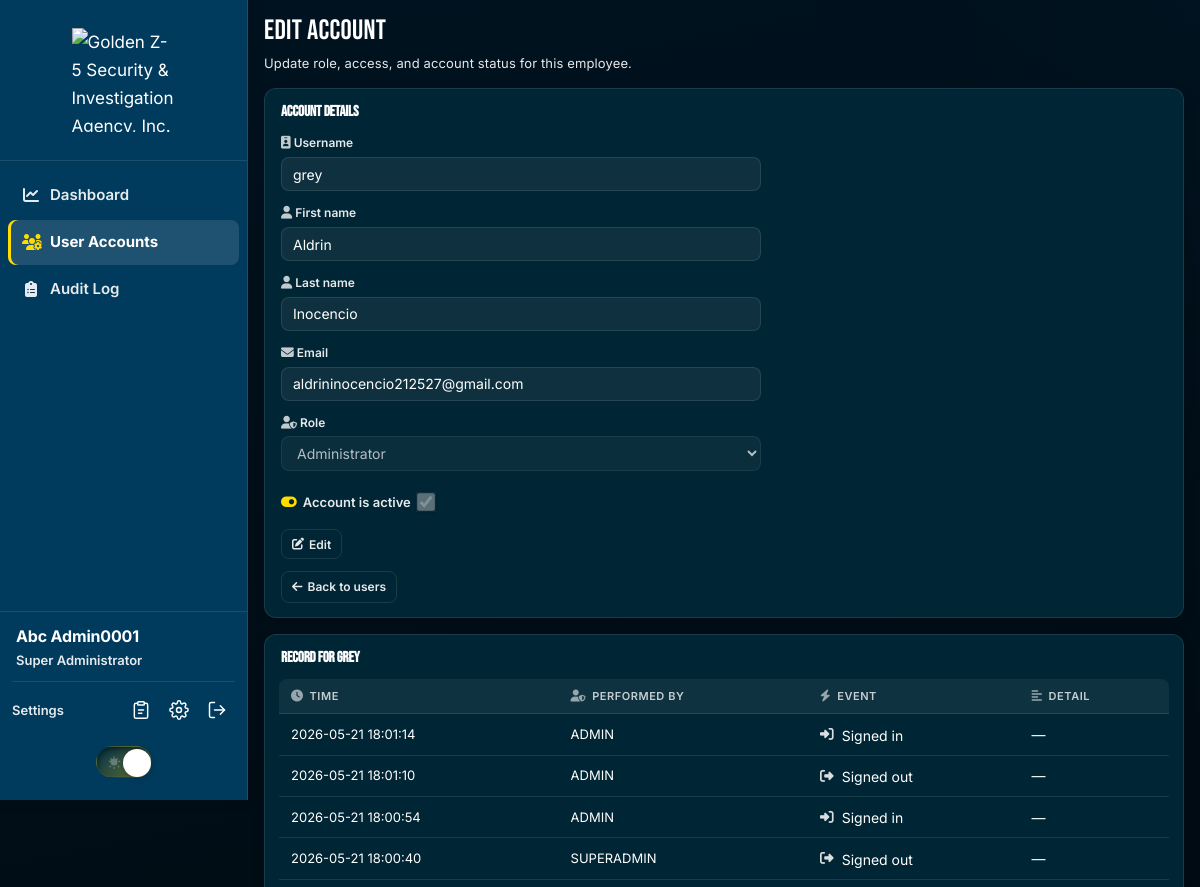
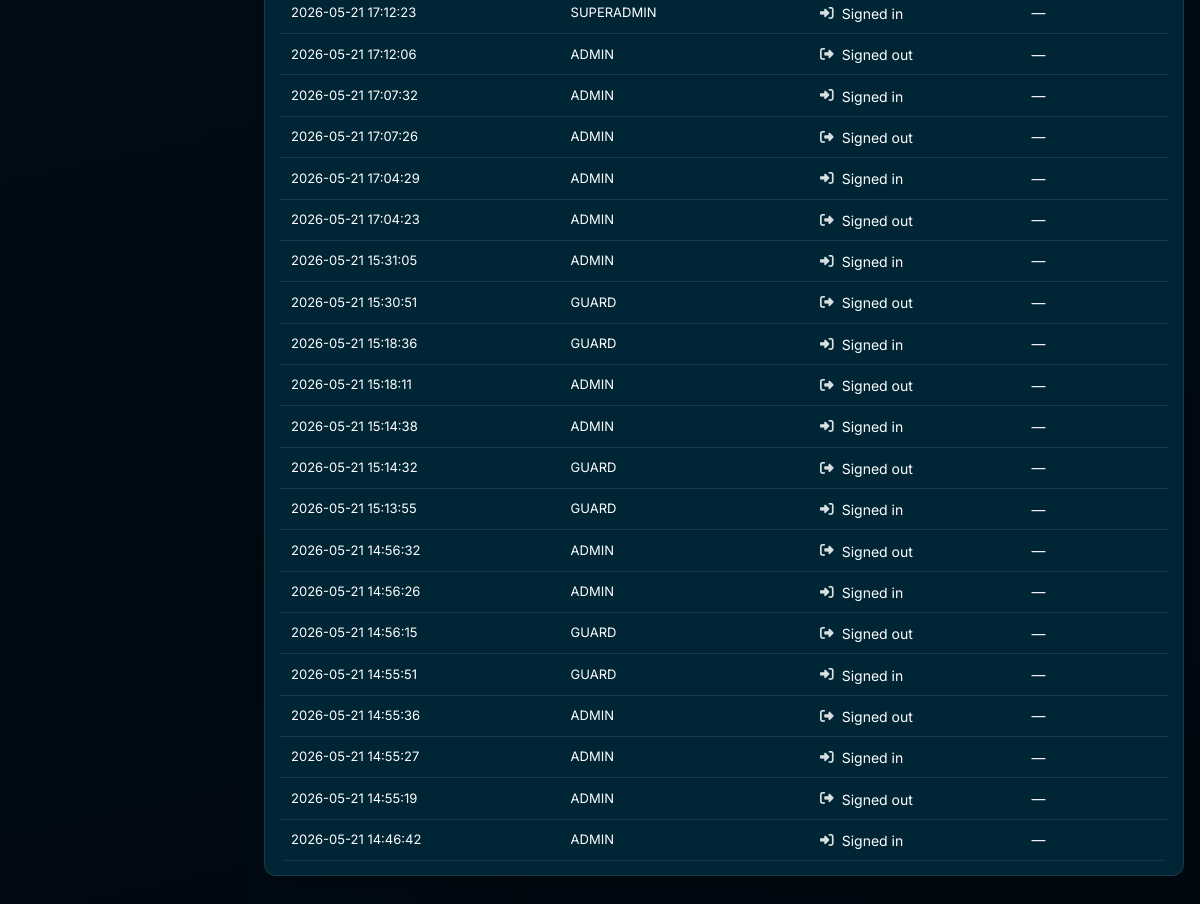
Screenshot of /superadmin/create-user.php?edit=grey (signed in) with the database file from the repository (2 pictures, top to bottom).
### tables this page shows
CREATE TABLE `users` (
  `Company_ID` varchar(13) NOT NULL,
  `Email` varchar(255) NOT NULL,
  `First_Name` varchar(64) DEFAULT NULL,
  `Last_Name` varchar(64) DEFAULT NULL,
  `password_hash` varchar(255) NOT NULL,
  `role_id` tinyint(3) UNSIGNED DEFAULT NULL,
  `role` tinyint(3) UNSIGNED NOT NULL DEFAULT 0 COMMENT '0=headguard,1=admin,2=superadmin',
  `is_active` tinyint(1) NOT NULL DEFAULT 1,
  `failed_login_attempts` tinyint(3) UNSIGNED NOT NULL DEFAULT 0,
  `locked_until` datetime DEFAULT NULL,
  `last_login_at` datetime DEFAULT NULL,
  `password_changed_at` datetime DEFAULT NULL,
  `created_at` timestamp NOT NULL DEFAULT current_timestamp(),
  `updated_at` timestamp NULL DEFAULT current_timestamp() ON UPDATE current_timestamp()
);

CREATE TABLE `recording` (
  `id` int(10) UNSIGNED NOT NULL,
  `Company_ID` varchar(13) DEFAULT NULL,
  `actor_company_id` varchar(13) DEFAULT NULL,
  `Designation` varchar(64) DEFAULT NULL,
  `Event` varchar(20) NOT NULL COMMENT 'LOGIN|LOGOUT',
  `event_detail` varchar(255) DEFAULT NULL,
  `Time_Of_Event` datetime NOT NULL
);

### superadmin/create-user.php (the view, shortened to what the rows shown need)
<?php
require_once __DIR__ . '/../config/app.php';
require_once __DIR__ . '/../includes/superadmin_accountability.php';
require_once __DIR__ . '/../includes/superadmin_user_form.php';
$editId = trim((string) ($_GET['edit'] ?? ''));
$isEdit = $editId !== '' && auth_username_valid($editId);
$form = superadmin_default_form($editId);
$accountTrail = [];
$editingSelf = $isEdit && $editId === (string) ($_SESSION['company_id'] ?? '');
if ($isEdit && ($_SERVER['REQUEST_METHOD'] ?? '') !== 'POST') {
    $roleCol = auth_users_role_column($conn);
    $nameCols = auth_users_has_profile_names($conn) ? ', First_Name, Last_Name' : '';
    $row = db_fetch_one(
        $conn,
        "SELECT Company_ID, Email{$nameCols}, {$roleCol} AS role, is_active FROM users WHERE Company_ID = ? LIMIT 1",
        's',
        [$editId]
    );
    $form['first_name'] = (string) ($row['First_Name'] ?? '');
    $form['last_name'] = (string) ($row['Last_Name'] ?? '');
    $form['email'] = (string) ($row['Email'] ?? '');
    $form['role'] = (string) auth_normalize_role($row['role'] ?? AUTH_ROLE_ADMIN);
    $form['is_active'] = (string) ((int) ($row['is_active'] ?? 1));
    $accountTrail = superadmin_account_audit_trail($conn, $editId);
}
?>
<!DOCTYPE html>
<html lang="en">
<head>
</head>
<body class="light-mode superadmin-portal">
<?php require __DIR__ . '/../includes/superadmin_sidebar.php'; ?>
    <main class="app-main">
        <header class="page-header">
            <h1 class="page-title">Edit account</h1>
        </header>
        <section class="card-panel">
            <h2 class="panel-title">Account details</h2>
            <form method="POST" class="form-grid" autocomplete="off"
                  data-sa-edit-account-form
                  data-orig-company="<?= e($form['company_id']) ?>"
                  data-orig-first="<?= e($form['first_name'] ?? '') ?>"
                  data-orig-last="<?= e($form['last_name'] ?? '') ?>"
                  data-orig-email="<?= e($form['email']) ?>"
                  data-orig-role="<?= e($form['role']) ?>"
                  data-orig-active="<?= $form['is_active'] === '1' ? '1' : '0' ?>"
                  data-editing-self="<?= $editingSelf ? '1' : '0' ?>">
                <div class="form-field">
                    <label for="company_id" class="label-with-icon"><i class="fa-solid fa-id-badge" aria-hidden="true"></i> Username</label>
                    <input type="text" id="company_id" name="company_id" required
                           data-sa-edit-field="company"
                           pattern="[A-Za-z0-9]{1,20}"
                           maxlength="20"
                           value="<?= e($form['company_id']) ?>"
                           readonly
                           placeholder="Username"<?= $editingSelf ? ' title="Your username cannot be changed"' : '' ?>>
                </div>
                <?php if (auth_users_has_profile_names($conn)): ?>
                <div class="form-field">
                    <label for="first_name" class="label-with-icon"><i class="fa-solid fa-user" aria-hidden="true"></i> First name</label>
                    <input type="text" id="first_name" name="first_name" required maxlength="64"
                           data-sa-edit-field="first_name"
                           value="<?= e($form['first_name'] ?? '') ?>" readonly>
                </div>
                <div class="form-field">
                    <label for="last_name" class="label-with-icon"><i class="fa-solid fa-user" aria-hidden="true"></i> Last name</label>
                    <input type="text" id="last_name" name="last_name" required maxlength="64"
                           data-sa-edit-field="last_name"
                           value="<?= e($form['last_name'] ?? '') ?>" readonly>
                </div>
                <?php endif; ?>
                <div class="form-field">
                    <label for="email" class="label-with-icon"><i class="fa-solid fa-envelope" aria-hidden="true"></i> Email</label>
                    <input type="email" id="email" name="email" required data-sa-edit-field="email"
                           value="<?= e($form['email']) ?>" readonly>
                </div>
                <div class="form-field">
                    <label for="role" class="label-with-icon"><i class="fa-solid fa-user-shield" aria-hidden="true"></i> Role</label>
                    <select id="role" required data-sa-edit-field="role" disabled<?= $editingSelf ? ' data-sa-role-locked="1"' : '' ?>>
                        <option value="1"<?= $form['role'] === '1' ? ' selected' : '' ?>>Administrator</option>
                    </select>
                </div>
                <div class="form-field form-field--checkbox">
                    <label class="checkbox-row" for="is_active">
                        <span class="checkbox-row__label">
                            <i class="fa-solid fa-toggle-on" aria-hidden="true"></i>
                            Account is active
                        </span>
                        <input type="checkbox" id="is_active" value="1" data-sa-edit-field="active"
                            <?= $form['is_active'] === '1' ? ' checked' : '' ?>
                            disabled>
                    </label>
                </div>
            </form>
        </section>
        <?php if ($isEdit && $accountTrail !== []): ?>
        <section class="card-panel">
            <h2 class="panel-title">Record for <?= e($editId) ?></h2>
            <div class="data-table-wrap">
                <table class="data-table">
                    <thead>
                        <tr>
                            <th><i class="fa-solid fa-clock th-icon" aria-hidden="true"></i>Time</th>
                            <th><i class="fa-solid fa-user-shield th-icon" aria-hidden="true"></i>Performed by</th>
                            <th><i class="fa-solid fa-bolt th-icon" aria-hidden="true"></i>Event</th>
                            <th><i class="fa-solid fa-align-left th-icon" aria-hidden="true"></i>Detail</th>
                        </tr>
                    </thead>
                    <tbody>
                        <?php foreach ($accountTrail as $entry): ?>
                            <?php $ev = (string) ($entry['Event'] ?? ''); ?>
                            <tr>
                                <td class="mono"><?= e((string) ($entry['Time_Of_Event'] ?? '')) ?></td>
                                <td class="mono"><?= e(superadmin_audit_actor_label($entry)) ?></td>
                                <td>
                                    <span class="event-cell">
                                        <i class="fa-solid <?= e(superadmin_event_icon($ev)) ?>" aria-hidden="true"></i>
                                        <?= e(superadmin_event_label($ev)) ?>
                                    </span>
                                </td>
                                <td><?= e((string) ($entry['event_detail'] ?? '—')) ?></td>
                            </tr>
                        <?php endforeach; ?>
                    </tbody>
                </table>
            </div>
        </section>
        <?php endif; ?>
    </main>
</div>
</body>
</html>

### includes/superadmin_sidebar.php (shortened to what the rows shown need)
<?php
$adminProfile = admin_sidebar_profile();
?>
<aside class="app-sidebar" id="appSidebar" aria-label="Main navigation">
    <div class="sidebar-footer">
        <div class="sidebar-footer-user">
            <span class="sidebar-footer-name" title="<?= e($adminProfile['email']) ?>"><?= e($adminProfile['name']) ?></span>
            <div class="sidebar-footer-meta">
                <span class="sidebar-footer-role"><?= e($adminProfile['role']) ?></span>
            </div>
        </div>
    </div>
</aside>
<div class="app-shell">

### rows the page displays
users: Email+role "Abc Admin0001", Email+role "Super Administrator"
users: company_id "grey", first_name "Aldrin", last_name "Inocencio", email "aldrininocencio212527@gmail.com", role "Administrator", is_active "☑"
recording: Time_Of_Event "2026-05-21 18:01:14", Designation "ADMIN", Event "Signed in", event_detail "—"
recording: Time_Of_Event "2026-05-21 18:01:10", Designation "ADMIN", Event "Signed out", event_detail "—"
recording: Time_Of_Event "2026-05-21 18:00:54", Designation "ADMIN", Event "Signed in", event_detail "—"
recording: Time_Of_Event "2026-05-21 18:00:40", Designation "SUPERADMIN", Event "Signed out", event_detail "—"
recording: Time_Of_Event "2026-05-21 17:12:23", Designation "SUPERADMIN", Event "Signed in", event_detail "—"
recording: Time_Of_Event "2026-05-21 17:12:06", Designation "ADMIN", Event "Signed out", event_detail "—"
recording: Time_Of_Event "2026-05-21 17:07:32", Designation "ADMIN", Event "Signed in", event_detail "—"
recording: Time_Of_Event "2026-05-21 17:07:26", Designation "ADMIN", Event "Signed out", event_detail "—"
recording: Time_Of_Event "2026-05-21 17:04:29", Designation "ADMIN", Event "Signed in", event_detail "—"
recording: Time_Of_Event "2026-05-21 17:04:23", Designation "ADMIN", Event "Signed out", event_detail "—"
recording: Time_Of_Event "2026-05-21 15:31:05", Designation "ADMIN", Event "Signed in", event_detail "—"
recording: Time_Of_Event "2026-05-21 15:30:51", Designation "GUARD", Event "Signed out", event_detail "—"
recording: Time_Of_Event "2026-05-21 15:18:36", Designation "GUARD", Event "Signed in", event_detail "—"
recording: Time_Of_Event "2026-05-21 15:18:11", Designation "ADMIN", Event "Signed out", event_detail "—"
recording: Time_Of_Event "2026-05-21 15:14:38", Designation "ADMIN", Event "Signed in", event_detail "—"
recording: Time_Of_Event "2026-05-21 15:14:32", Designation "GUARD", Event "Signed out", event_detail "—"
recording: Time_Of_Event "2026-05-21 15:13:55", Designation "GUARD", Event "Signed in", event_detail "—"
recording: Time_Of_Event "2026-05-21 14:56:32", Designation "ADMIN", Event "Signed out", event_detail "—"
recording: Time_Of_Event "2026-05-21 14:56:26", Designation "ADMIN", Event "Signed in", event_detail "—"
recording: Time_Of_Event "2026-05-21 14:56:15", Designation "GUARD", Event "Signed out", event_detail "—"
recording: Time_Of_Event "2026-05-21 14:55:51", Designation "GUARD", Event "Signed in", event_detail "—"
recording: Time_Of_Event "2026-05-21 14:55:36", Designation "ADMIN", Event "Signed out", event_detail "—"
recording: Time_Of_Event "2026-05-21 14:55:27", Designation "ADMIN", Event "Signed in", event_detail "—"
recording: Time_Of_Event "2026-05-21 14:55:19", Designation "ADMIN", Event "Signed out", event_detail "—"
recording: Time_Of_Event "2026-05-21 14:46:42", Designation "ADMIN", Event "Signed in", event_detail "—"

### other values shown
$editId "grey"
